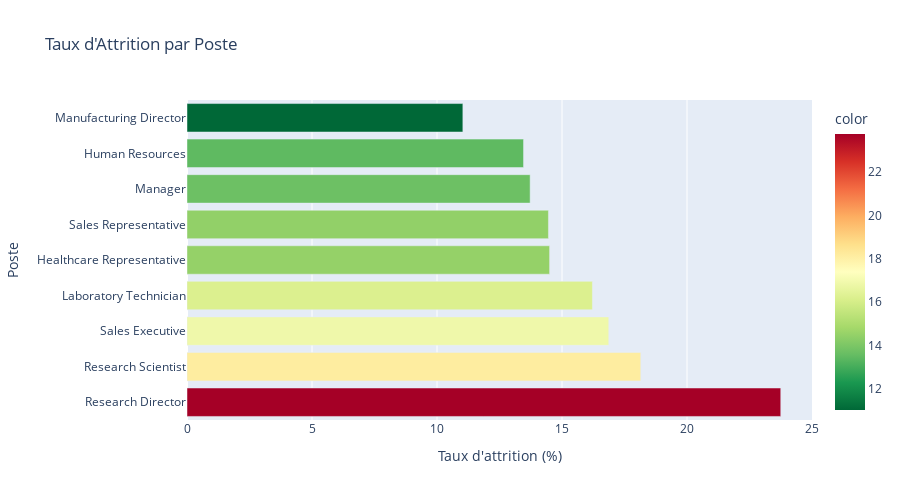

The cell this chart's notebook holds for it:
### Code cell
# Visualisation: Taux d'attrition par JobRole
if 'JobRole' in df.columns:
    role_attrition = calculate_attrition_rate(df, 'JobRole')
    
    fig = px.bar(x=role_attrition.values, y=role_attrition.index, orientation='h',
                 labels={'x': 'Taux d\'attrition (%)', 'y': 'Poste'},
                 title='Taux d\'Attrition par Poste',
                 color=role_attrition.values,
                 color_continuous_scale='RdYlGn_r')
    fig.update_layout(showlegend=False, height=500)
    fig.show()

### Figure 1 — Plotly figure (JSON) as saved in the notebook; plotly's stock layout.template omitted (floating-point values rounded to 4 significant figures)
{"data": [{"hovertemplate": "Taux d'attrition (%)=%{x}<br>Poste=%{y}<br>color=%{marker.color}<extra></extra>", "legendgroup": "", "marker": {"color": [23.75, 18.15, 16.87, 16.22, 14.5, 14.46, 13.73, 13.46, 11.03], "coloraxis": "coloraxis", "pattern": {"shape": ""}}, "name": "", "orientation": "h", "showlegend": false, "textposition": "auto", "type": "bar", "x": [23.75, 18.15, 16.87, 16.22, 14.5, 14.46, 13.73, 13.46, 11.03], "xaxis": "x", "y": ["Research Director", "Research Scientist", "Sales Executive", "Laboratory Technician", "Healthcare Representative", "Sales Representative", "Manager", "Human Resources", "Manufacturing Director"], "yaxis": "y"}], "layout": {"barmode": "relative", "coloraxis": {"colorbar": {"title": {"text": "color"}}, "colorscale": [[0, "rgb(0,104,55)"], [0.1, "rgb(26,152,80)"], [0.2, "rgb(102,189,99)"], [0.3, "rgb(166,217,106)"], [0.4, "rgb(217,239,139)"], [0.5, "rgb(255,255,191)"], [0.6, "rgb(254,224,139)"], [0.7, "rgb(253,174,97)"], [0.8, "rgb(244,109,67)"], [0.9, "rgb(215,48,39)"], [1, "rgb(165,0,38)"]]}, "height": 500, "legend": {"tracegroupgap": 0}, "showlegend": false, "title": {"text": "Taux d'Attrition par Poste"}, "xaxis": {"anchor": "y", "domain": [0, 1], "title": {"text": "Taux d'attrition (%)"}}, "yaxis": {"anchor": "x", "domain": [0, 1], "title": {"text": "Poste"}}}}
